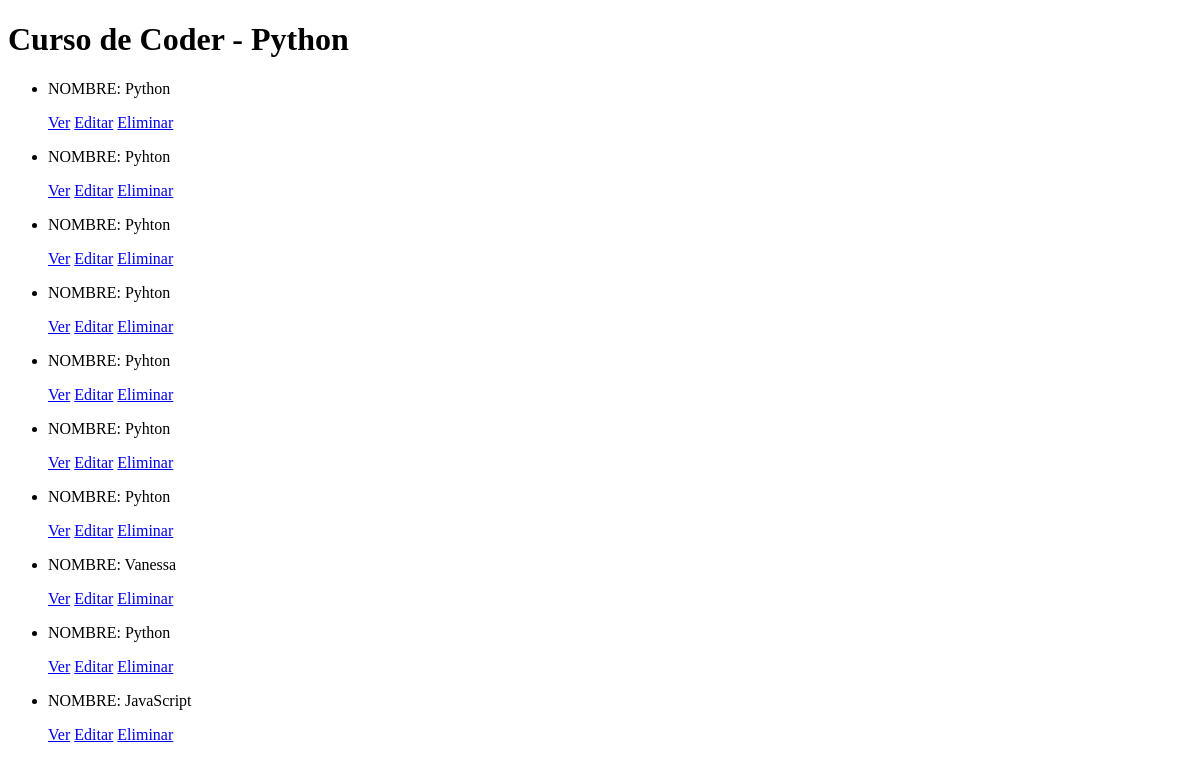
Page /AppCoder/curso/list (signed in) on the earlier database version.
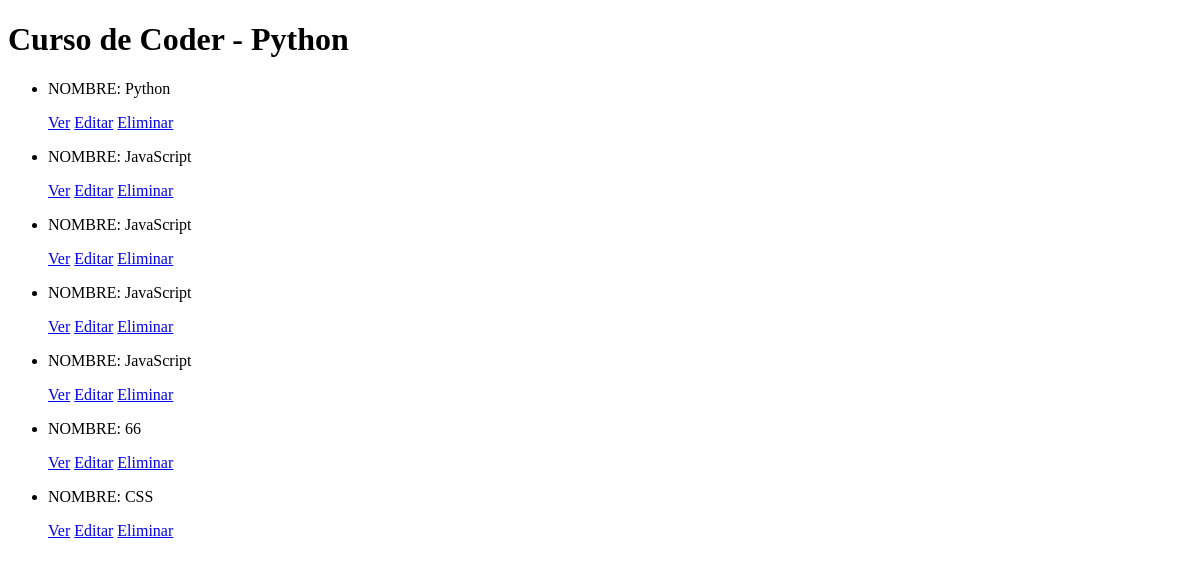
Same page on the later database version.
### AppCoder/models.py (models this page shows, shortened)
class Curso(models.Model):
    nombre = models.CharField(max_length=40)
    camada = models.IntegerField()

### AppCoder/views.py (the view)
# urls.py: path('curso/list', views.CursoList.as_view(), name="List"),
class CursoList(LoginRequiredMixin, ListView):
    model = Curso
    template_name = "cursos_list.html"

### AppCoder/Templates/cursos_list.html (shortened to what this page needs)
<!DOCTYPE html>
<html lang="en">
<head>
</head>
<body>
    <h1>Curso de Coder - Python</h1>
    <ul>
        {% for curso in object_list  %}
            <li>
                <p>NOMBRE: {{curso.nombre}}</p>
                <p>
                    <a href="{% url 'Detail' curso.id %}">Ver</a>
                    <a href="{% url 'Edit' curso.id %}">Editar</a>
                    <a href="{% url 'Delete' curso.id %}">Eliminar</a>
                </p>
            </li>
        {% endfor %}
    </ul>
</body>
</html>

Differences in the rows shown:
removed Curso: nombre "Python"
removed Curso: nombre "Pyhton"
removed Curso: nombre "Pyhton"
removed Curso: nombre "Pyhton"
removed Curso: nombre "Pyhton"
removed Curso: nombre "Pyhton"
removed Curso: nombre "Pyhton"
removed Curso: nombre "Vanessa"
added Curso: nombre "JavaScript"
added Curso: nombre "JavaScript"
added Curso: nombre "JavaScript"
added Curso: nombre "66"
added Curso: nombre "CSS"
